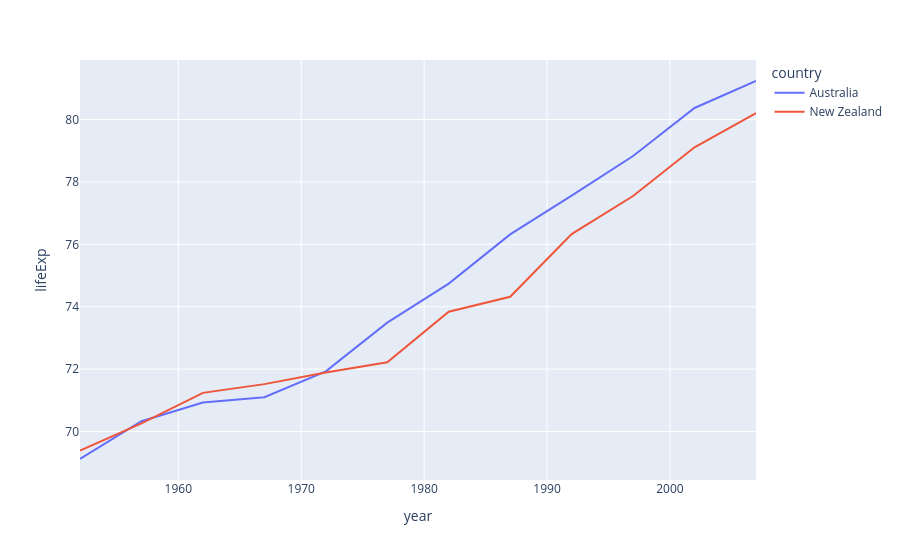

The code cell stored with this chart in its notebook:
### Code cell
import plotly.express as px

df = px.data.gapminder().query("continent == 'Oceania'")
fig = px.line(df, x='year', y='lifeExp', color='country')
fig.show()

### Figure 1 — Plotly figure (JSON) as saved in the notebook; plotly's stock layout.template omitted (floating-point values rounded to 4 significant figures)
{"data": [{"hovertemplate": "country=Australia<br>year=%{x}<br>lifeExp=%{y}<extra></extra>", "legendgroup": "Australia", "line": {"color": "#636efa", "dash": "solid"}, "marker": {"symbol": "circle"}, "mode": "lines", "name": "Australia", "orientation": "v", "showlegend": true, "type": "scatter", "x": [1952, 1957, 1962, 1967, 1972, 1977, 1982, 1987, 1992, 1997, 2002, 2007], "xaxis": "x", "y": [69.12, 70.33, 70.93, 71.1, 71.93, 73.49, 74.74, 76.32, 77.56, 78.83, 80.37, 81.23], "yaxis": "y"}, {"hovertemplate": "country=New Zealand<br>year=%{x}<br>lifeExp=%{y}<extra></extra>", "legendgroup": "New Zealand", "line": {"color": "#EF553B", "dash": "solid"}, "marker": {"symbol": "circle"}, "mode": "lines", "name": "New Zealand", "orientation": "v", "showlegend": true, "type": "scatter", "x": [1952, 1957, 1962, 1967, 1972, 1977, 1982, 1987, 1992, 1997, 2002, 2007], "xaxis": "x", "y": [69.39, 70.26, 71.24, 71.52, 71.89, 72.22, 73.84, 74.32, 76.33, 77.55, 79.11, 80.2], "yaxis": "y"}], "layout": {"legend": {"title": {"text": "country"}, "tracegroupgap": 0}, "margin": {"t": 60}, "xaxis": {"anchor": "y", "domain": [0, 1], "title": {"text": "year"}}, "yaxis": {"anchor": "x", "domain": [0, 1], "title": {"text": "lifeExp"}}}}
